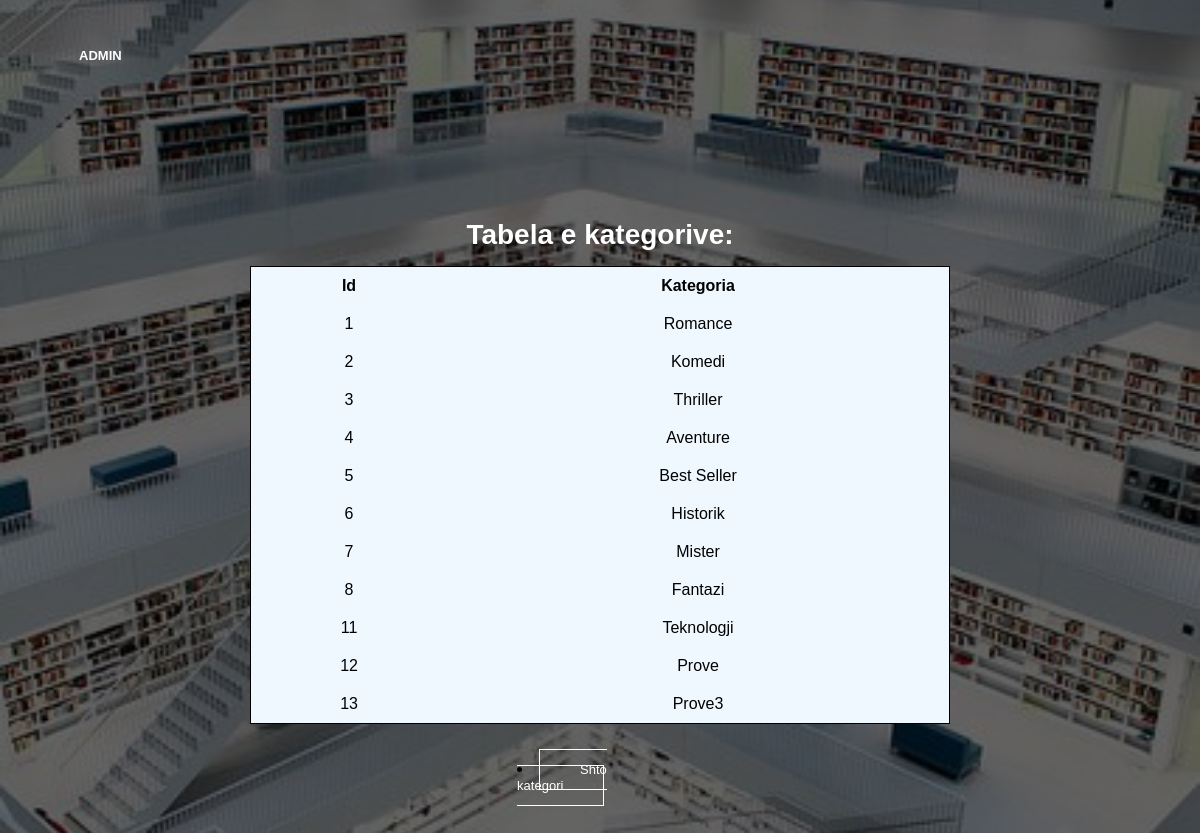
Page /raporti_kategorite.php on the committed database.
### tables this page shows
CREATE TABLE `kategorite` (
  `ID_Kat` int(11) NOT NULL,
  `Kategoria` varchar(20) NOT NULL,
  `FotoPath` varchar(255) NOT NULL
);

### raporti_kategorite.php (the view, shortened to what this page needs)
<?php
    require("lidhja.php");
?>
<html>
<head>
</head>
<body>
    <?php
    $sql = "SELECT * FROM kategorite";
    $result  = mysqli_query($conn, $sql);
    ?>
    <div class = "nav-links"  id="navLinks">
        <p><a href = "admin_main_page.php">ADMIN</a></p>
    </div>
    <table class="table-hover">
        <caption >Tabela e kategorive:</caption>
  <thead>
    <tr>
      <th scope="col">Id</th>
      <th scope="col">Kategoria</th>
    </tr>
  </thead>
  <?php
            while($row = mysqli_fetch_assoc($result)){
                echo("<tr>");
                $keys = array_keys($row);
                for ($i = 0; $i < count($keys) - 1; $i++) {
                    $value = $row[$keys[$i]];
                    echo "<td>$value</td>";
                }
                echo("</tr>");
            }
            ?>
</table>
<div class="butonat">
        <li><a href = "add_new_category.php">Shto kategori</a></li>
    </div>
</body>
</html>

### raporti_kategorite.php (style rules this page uses)
body { font-family: sans-serif; height: 100vh; background: url(images/White\ Library.jpg) center/cover no-repeat fixed; position: relative; }
body::before { content: ""; position: fixed; top: 0; left: 0; width: 100%; height: 100%; background: rgba(0, 0, 0, 0.6); z-index: -1; }
table { margin: 0 auto; margin-top: 100px; background-color: aliceblue; border-collapse: collapse; border: 1px solid black; }
td { padding: 5px; }
th, td { padding: 10px; text-align: center; }
caption { width: 700px; margin:auto; color: white; padding: 15px 0px; font-weight: bold; text-align:center; border-radius:15px 15px 0px 0px; font-size:28px; }
.nav-links { list-style: none; display: inline-block; padding: 2% 6%; justify-content: space-between; align-items: center; }
.nav-links a { color: white; font-weight: bold; text-decoration: none; font-size: 13px; }
.nav-links a::after { content: ''; width: 0%; height: 2px; background: red; display: block; margin: auto; transition: 0.5s; }
.butonat li a { text-decoration: none; color: #fff; border: 1px solid #fff; padding: 12px 40px; font-size: 13px; background: transparent; position: relative; cursor: pointer; width: 150px; }
.butonat { padding-bottom: 10%; }
.butonat li { margin: 3% 43%; text-decoration: none; }

### rows in the picture
kategorite: ID_Kat "1", Kategoria "Romance"
kategorite: ID_Kat "2", Kategoria "Komedi"
kategorite: ID_Kat "3", Kategoria "Thriller"
kategorite: ID_Kat "4", Kategoria "Aventure"
kategorite: ID_Kat "5", Kategoria "Best Seller"
kategorite: ID_Kat "6", Kategoria "Historik"
kategorite: ID_Kat "7", Kategoria "Mister"
kategorite: ID_Kat "8", Kategoria "Fantazi"
kategorite: ID_Kat "11", Kategoria "Teknologji"
kategorite: ID_Kat "12", Kategoria "Prove"
kategorite: ID_Kat "13", Kategoria "Prove3"
